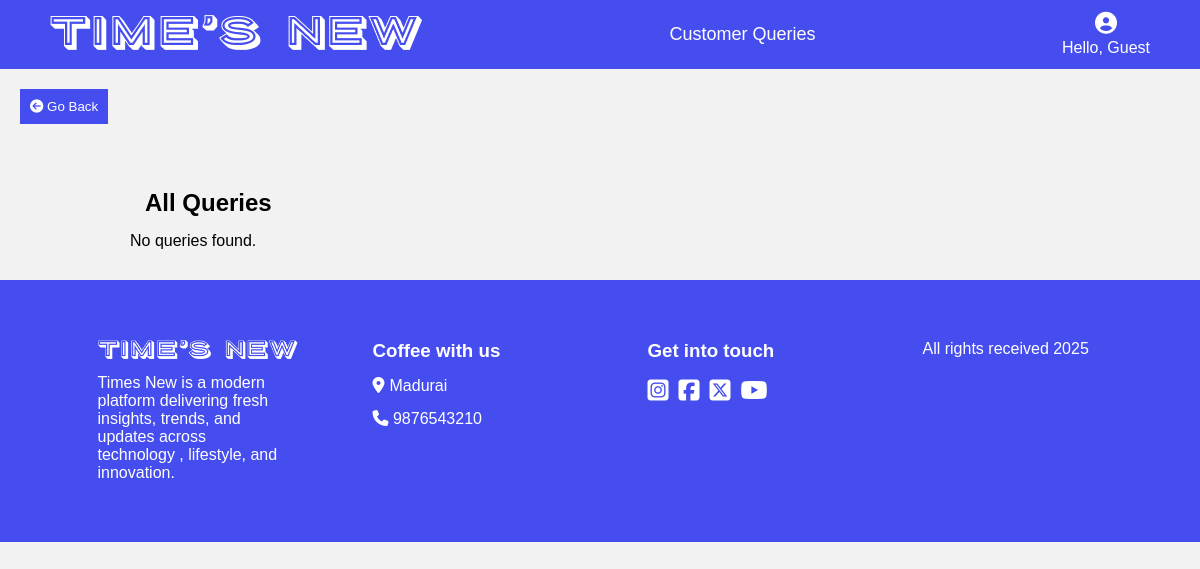
/query.php, run on an earlier commit of the app's database.
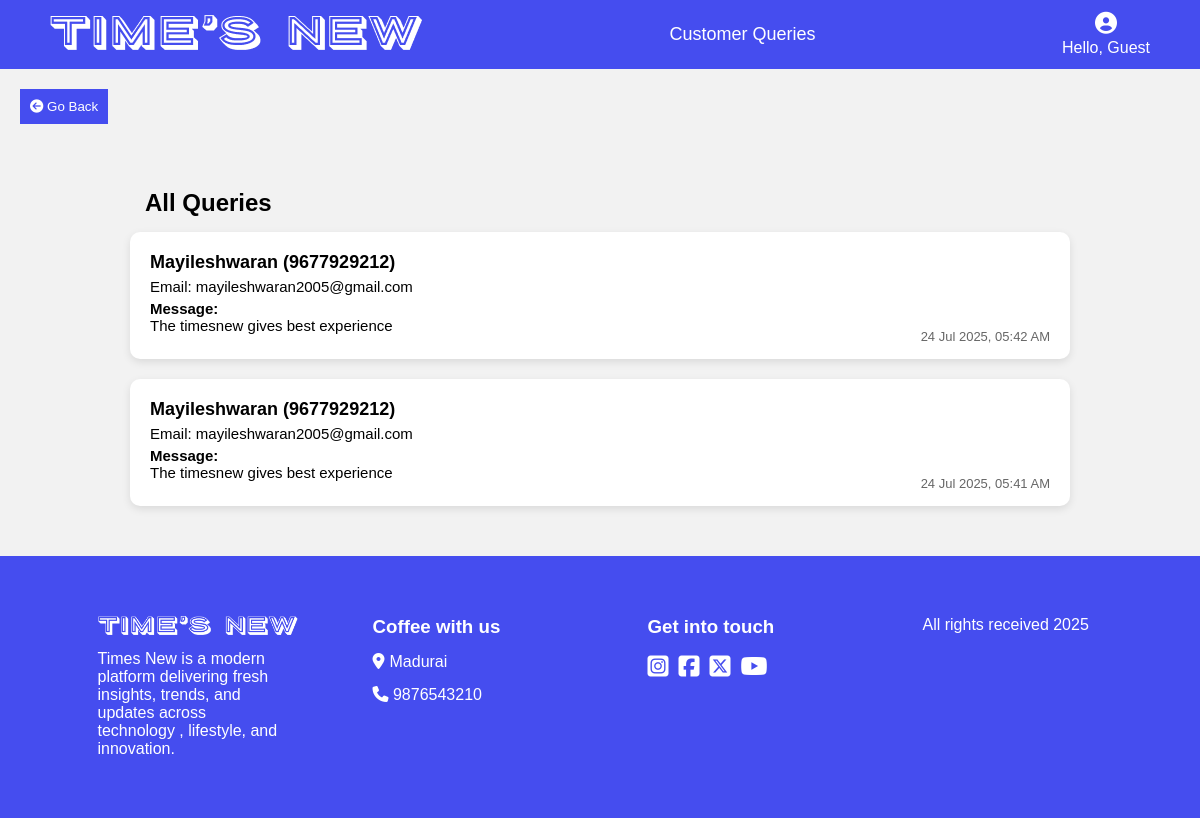
And on a later commit of the database.
### tables this page shows
CREATE TABLE `query` (
  `id` int(11) NOT NULL,
  `name` varchar(100) NOT NULL,
  `email` varchar(100) NOT NULL,
  `phone` varchar(20) NOT NULL,
  `message` text NOT NULL,
  `created_at` timestamp NOT NULL DEFAULT current_timestamp()
);

### query.php (the view, shortened to what this page needs)
<?php
include('db.php');
$result = $conn->query("SELECT * FROM query ORDER BY created_at DESC");
?>
<?php
include('./auth.php');
if (!isset($_SESSION['user_id'])) {
    $username = "Guest";
}
?>
<!DOCTYPE html>
<html>
<head>
    <link rel="stylesheet" href="./css/nav.css">
    <link rel="stylesheet" href="https://cdnjs.cloudflare.com/ajax/libs/font-awesome/6.7.2/css/all.min.css">
    <link rel="stylesheet" href="./css/query.css">
</head>
<body>
<div class="navbar">
    <div class="logo">
        <img src="./image/Time’s new.png" alt="Logo">
    </div>
    <div class="center">Customer Queries</div>
    <div class="right">
        <i class="fas fa-user-circle profile-icon"></i>
                  <p class="text" style="color: white;">Hello, <?= htmlspecialchars($username) ?></p>
    </div>
</div>
  <div class="arrow">
    <button onclick="history.back()" class="btn-back"> <i class="fa-solid fa-circle-arrow-left"></i> Go Back</button>
 </div>
<div class="container">
    <h2>All Queries</h2>
    <?php if ($result->num_rows > 0): ?>
        <?php while ($row = $result->fetch_assoc()): ?>
            <div class="query-card">
                <h3><?= htmlspecialchars($row['name']) ?> (<?= htmlspecialchars($row['phone']) ?>)</h3>
                <p>Email: <?= htmlspecialchars($row['email']) ?></p>
                <p><strong>Message:</strong><br><?= nl2br(htmlspecialchars($row['message'])) ?></p>
                <div class="timestamp"><?= date('d M Y, h:i A', strtotime($row['created_at'])) ?></div>
            </div>
        <?php endwhile; ?>
    <?php else: ?>
        <p>No queries found.</p>
    <?php endif; ?>
</div>
<footer>
    <div class="foot-1">
             <img src="./image/Time’s new.png" alt="" width="200px">
             <p>Times New is a modern platform delivering fresh insights, trends, and updates across technology
                , lifestyle, and innovation.</p>
    </div>
    <div class="foot-3">
        <h3>Coffee with us</h3>
         <div class="fr"><i class="fa-solid fa-location-dot"></i> <p>Madurai</p></div>
         <div class="fr"><a href="tel:+91 9876543210" target="_blank"><i class="fa-solid fa-phone"></i> <span> 9876543210</span>
                    </a></div>
    </div>
   <div class="foot-4">
    <h3>Get into touch</h3>
    <div class="foot-4a">
   <a href="https://www.instagram.com/accounts/login/?hl=en" target="_blank"> <i class="fa-brands fa-square-instagram"></i></a>
    <a href="https://www.facebook.com/login/" target="_blank"><i class="fa-brands fa-square-facebook"></i></a>
  <a href="https://x.com/i/flow/login" target="_blank"><i class="fa-brands fa-square-x-twitter"></i></a>
  <a href="https://www.youtube.com/" target="_blank"><i class="fa-brands fa-youtube"></i></a></div></div>
     <div class="foot-2">
          <p>All rights received 2025</p>
    </div>
    </footer>
</body>
</html>

What changed in the data, as far as the page shows it:
added query: name "Mayileshwaran", phone "9677929212", email "mayileshwaran2005@gmail.com", message "The timesnew gives best experience", created_at "24 Jul 2025, 05:42 AM"
added query: name "Mayileshwaran", phone "9677929212", email "mayileshwaran2005@gmail.com", message "The timesnew gives best experience", created_at "24 Jul 2025, 05:41 AM"
Also different on the page:
text no longer shown: "No queries found."
